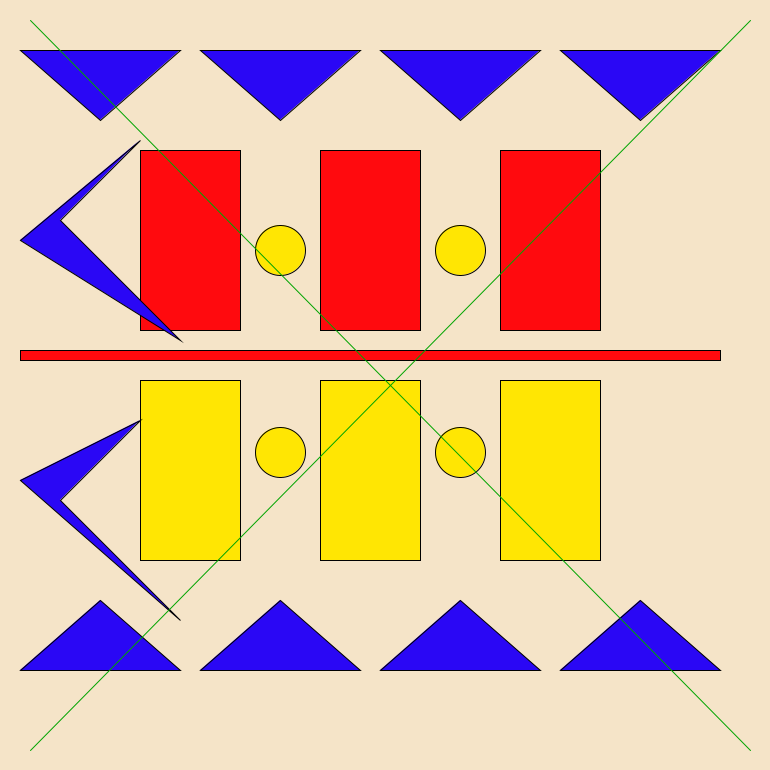
Frame 1 (no input)
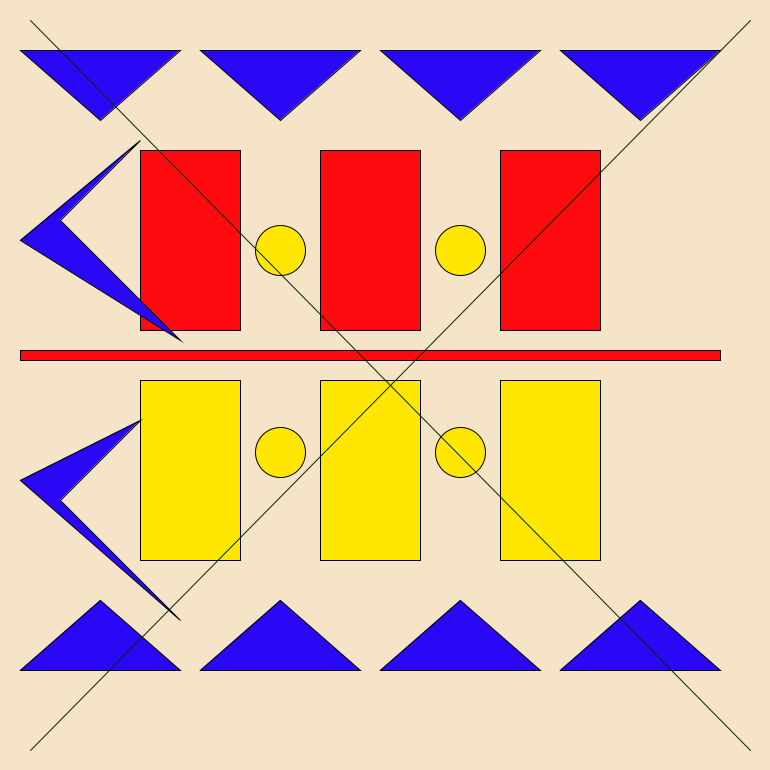
Frame 60 (the mouse pressed at the canvas centre just before this capture)
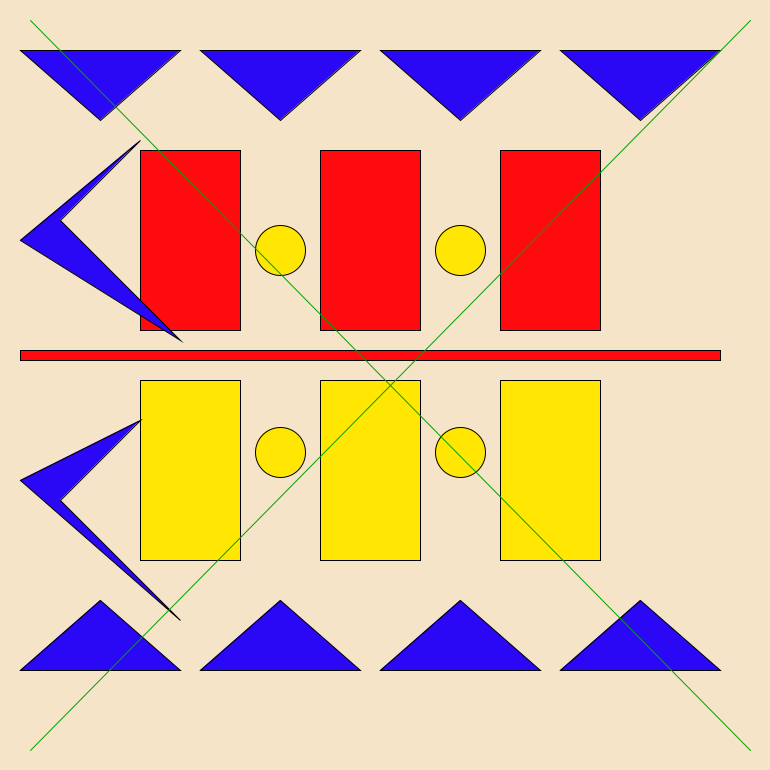
Frame 120 (the mouse held since frame 60 and released just before this capture)

The Processing sketch that drew these frames (run headless with seeded random() and noise(); from frame 60 on, the mouse is pressed at the canvas centre):

// Processing sketch: processing_143565
// ── processing_143565.pde

void setup() {
 size(770,770);
}

void draw (){
  background(245,228,200);
  stroke(0); 
  fill(42,7,245);
  triangle(20,50,100,120,180,50);
  triangle(200,50,280,120,360,50);
  triangle(380,50,460,120,540,50);
  triangle(560,50,640,120,720,50);
  fill(255,10,14);
  rect(140,150,100,180);
  rect(320,150,100,180);
  rect(500,150,100,180);
  rect(20,350,700,10);
  fill(255,230,3);
  ellipse(280,250,50,50);
  ellipse(460,250,50,50);
  ellipse(460,452,50,50);
  ellipse(280,452,50,50);
  rect(140,380,100,180);
  rect(320,380,100,180);
  rect(500,380,100,180);
  fill(42,7,245);
  triangle(20,670,100,600,180,670);
  triangle(200,670,280,600,360,670);
  triangle(380,670,460,600,540,670);
  triangle(560,670,640,600,720,670);
  quad(20,240,140,140,60,220,180,340);
  quad(20,480,140,420,60,500,180,620);
  stroke(0, random(255),0);
  line(30,20,750,750);
  line(750,20,30,750);
  
}
